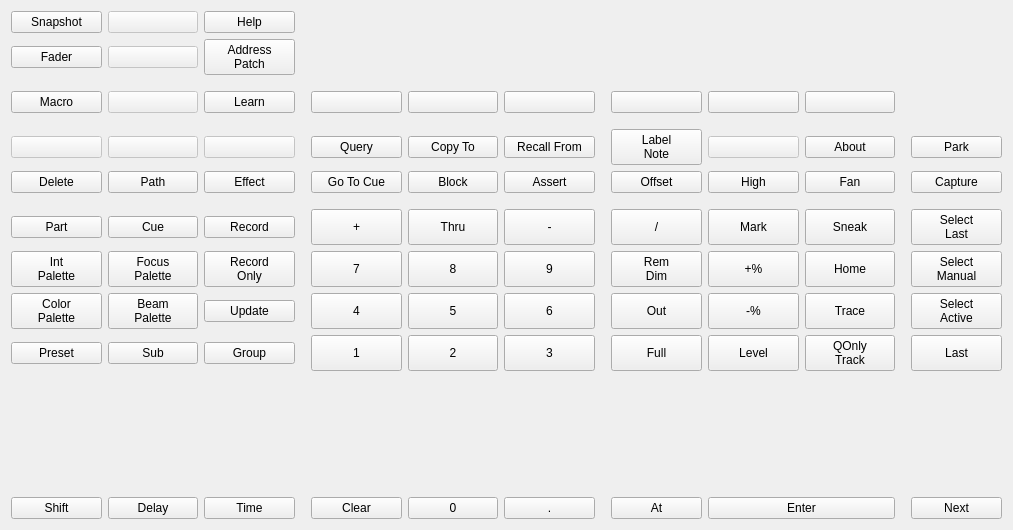
<?xml version="1.0" encoding="UTF-8"?>
<ui version="4.0">
 <class>EosKeypadForm</class>
 <widget class="QWidget" name="EosKeypadForm">
  <property name="geometry">
   <rect>
    <x>0</x>
    <y>0</y>
    <width>1013</width>
    <height>530</height>
   </rect>
  </property>
  <property name="windowTitle">
   <string>Form</string>
  </property>
  <layout class="QVBoxLayout" name="verticalLayout">
   <item>
    <layout class="QGridLayout" name="keypadLayout" rowstretch="1,1,0,1,0,1,1,0,1,1,1,1,1,0" columnstretch="1,1,1,0,1,1,1,0,1,1,1,0,1">
     <item row="2" column="0">
      <spacer name="verticalSpacer_3">
       <property name="orientation">
        <enum>Qt::Orientation::Vertical</enum>
       </property>
       <property name="sizeType">
        <enum>QSizePolicy::Policy::Fixed</enum>
       </property>
       <property name="sizeHint" stdset="0">
        <size>
         <width>0</width>
         <height>10</height>
        </size>
       </property>
      </spacer>
     </item>
     <item row="10" column="6">
      <widget class="QSquarePushButton" name="key6">
       <property name="sizePolicy">
        <sizepolicy hsizetype="Expanding" vsizetype="Minimum">
         <horstretch>0</horstretch>
         <verstretch>0</verstretch>
        </sizepolicy>
       </property>
       <property name="minimumSize">
        <size>
         <width>0</width>
         <height>0</height>
        </size>
       </property>
       <property name="text">
        <string>6</string>
       </property>
      </widget>
     </item>
     <item row="9" column="0">
      <widget class="QSquarePushButton" name="keyIntensityPalette">
       <property name="text">
        <string>Int
Palette</string>
       </property>
      </widget>
     </item>
     <item row="10" column="2">
      <widget class="QSquarePushButton" name="keyUpdate">
       <property name="text">
        <string>Update</string>
       </property>
      </widget>
     </item>
     <item row="6" column="2">
      <widget class="QSquarePushButton" name="keyEffect">
       <property name="text">
        <string>Effect</string>
       </property>
      </widget>
     </item>
     <item row="8" column="10">
      <widget class="QSquarePushButton" name="keySneak">
       <property name="sizePolicy">
        <sizepolicy hsizetype="Expanding" vsizetype="Minimum">
         <horstretch>0</horstretch>
         <verstretch>0</verstretch>
        </sizepolicy>
       </property>
       <property name="minimumSize">
        <size>
         <width>0</width>
         <height>0</height>
        </size>
       </property>
       <property name="statusTip">
        <string/>
       </property>
       <property name="text">
        <string>Sneak</string>
       </property>
      </widget>
     </item>
     <item row="13" column="12">
      <widget class="QSquarePushButton" name="keyNext">
       <property name="sizePolicy">
        <sizepolicy hsizetype="Expanding" vsizetype="Minimum">
         <horstretch>0</horstretch>
         <verstretch>0</verstretch>
        </sizepolicy>
       </property>
       <property name="text">
        <string>Next</string>
       </property>
      </widget>
     </item>
     <item row="10" column="1">
      <widget class="QSquarePushButton" name="keyBeamPalette">
       <property name="text">
        <string>Beam
Palette</string>
       </property>
      </widget>
     </item>
     <item row="11" column="12">
      <widget class="QSquarePushButton" name="keyLast">
       <property name="sizePolicy">
        <sizepolicy hsizetype="Expanding" vsizetype="Minimum">
         <horstretch>0</horstretch>
         <verstretch>0</verstretch>
        </sizepolicy>
       </property>
       <property name="text">
        <string>Last</string>
       </property>
      </widget>
     </item>
     <item row="8" column="11">
      <spacer name="horizontalSpacer">
       <property name="orientation">
        <enum>Qt::Orientation::Horizontal</enum>
       </property>
       <property name="sizeType">
        <enum>QSizePolicy::Policy::Fixed</enum>
       </property>
       <property name="sizeHint" stdset="0">
        <size>
         <width>10</width>
         <height>0</height>
        </size>
       </property>
      </spacer>
     </item>
     <item row="1" column="0">
      <widget class="QSquarePushButton" name="keyFader">
       <property name="text">
        <string>Fader</string>
       </property>
      </widget>
     </item>
     <item row="8" column="3">
      <spacer name="horizontalSpacer_3">
       <property name="orientation">
        <enum>Qt::Orientation::Horizontal</enum>
       </property>
       <property name="sizeType">
        <enum>QSizePolicy::Policy::Fixed</enum>
       </property>
       <property name="sizeHint" stdset="0">
        <size>
         <width>10</width>
         <height>0</height>
        </size>
       </property>
      </spacer>
     </item>
     <item row="9" column="12">
      <widget class="QSquarePushButton" name="keySelectManual">
       <property name="sizePolicy">
        <sizepolicy hsizetype="Expanding" vsizetype="Minimum">
         <horstretch>0</horstretch>
         <verstretch>0</verstretch>
        </sizepolicy>
       </property>
       <property name="text">
        <string>Select
Manual</string>
       </property>
      </widget>
     </item>
     <item row="5" column="1">
      <widget class="QSquarePushButton" name="keyBlank2">
       <property name="enabled">
        <bool>false</bool>
       </property>
       <property name="text">
        <string/>
       </property>
      </widget>
     </item>
     <item row="8" column="8">
      <widget class="QSquarePushButton" name="keySlash">
       <property name="sizePolicy">
        <sizepolicy hsizetype="Expanding" vsizetype="Minimum">
         <horstretch>0</horstretch>
         <verstretch>0</verstretch>
        </sizepolicy>
       </property>
       <property name="minimumSize">
        <size>
         <width>0</width>
         <height>0</height>
        </size>
       </property>
       <property name="text">
        <string>/</string>
       </property>
      </widget>
     </item>
     <item row="6" column="9">
      <widget class="QSquarePushButton" name="keyHigh">
       <property name="text">
        <string>High</string>
       </property>
      </widget>
     </item>
     <item row="9" column="6">
      <widget class="QSquarePushButton" name="key9">
       <property name="sizePolicy">
        <sizepolicy hsizetype="Expanding" vsizetype="Minimum">
         <horstretch>0</horstretch>
         <verstretch>0</verstretch>
        </sizepolicy>
       </property>
       <property name="minimumSize">
        <size>
         <width>0</width>
         <height>0</height>
        </size>
       </property>
       <property name="text">
        <string>9</string>
       </property>
      </widget>
     </item>
     <item row="13" column="9" colspan="2">
      <widget class="QPushButton" name="keyEnter">
       <property name="sizePolicy">
        <sizepolicy hsizetype="Expanding" vsizetype="Minimum">
         <horstretch>0</horstretch>
         <verstretch>0</verstretch>
        </sizepolicy>
       </property>
       <property name="minimumSize">
        <size>
         <width>0</width>
         <height>0</height>
        </size>
       </property>
       <property name="text">
        <string>Enter</string>
       </property>
      </widget>
     </item>
     <item row="5" column="10">
      <widget class="QSquarePushButton" name="keyAbout">
       <property name="text">
        <string>About</string>
       </property>
      </widget>
     </item>
     <item row="8" column="1">
      <widget class="QSquarePushButton" name="keyCue">
       <property name="text">
        <string>Cue</string>
       </property>
      </widget>
     </item>
     <item row="9" column="4">
      <widget class="QSquarePushButton" name="key7">
       <property name="sizePolicy">
        <sizepolicy hsizetype="Expanding" vsizetype="Minimum">
         <horstretch>0</horstretch>
         <verstretch>0</verstretch>
        </sizepolicy>
       </property>
       <property name="minimumSize">
        <size>
         <width>0</width>
         <height>0</height>
        </size>
       </property>
       <property name="text">
        <string>7</string>
       </property>
      </widget>
     </item>
     <item row="11" column="5">
      <widget class="QSquarePushButton" name="key2">
       <property name="sizePolicy">
        <sizepolicy hsizetype="Expanding" vsizetype="Minimum">
         <horstretch>0</horstretch>
         <verstretch>0</verstretch>
        </sizepolicy>
       </property>
       <property name="minimumSize">
        <size>
         <width>0</width>
         <height>0</height>
        </size>
       </property>
       <property name="text">
        <string>2</string>
       </property>
      </widget>
     </item>
     <item row="11" column="8">
      <widget class="QSquarePushButton" name="keyFull">
       <property name="sizePolicy">
        <sizepolicy hsizetype="Expanding" vsizetype="Minimum">
         <horstretch>0</horstretch>
         <verstretch>0</verstretch>
        </sizepolicy>
       </property>
       <property name="minimumSize">
        <size>
         <width>0</width>
         <height>0</height>
        </size>
       </property>
       <property name="text">
        <string>Full</string>
       </property>
      </widget>
     </item>
     <item row="11" column="4">
      <widget class="QSquarePushButton" name="key1">
       <property name="sizePolicy">
        <sizepolicy hsizetype="Expanding" vsizetype="Minimum">
         <horstretch>0</horstretch>
         <verstretch>0</verstretch>
        </sizepolicy>
       </property>
       <property name="minimumSize">
        <size>
         <width>0</width>
         <height>0</height>
        </size>
       </property>
       <property name="text">
        <string>1</string>
       </property>
      </widget>
     </item>
     <item row="5" column="12">
      <widget class="QSquarePushButton" name="keyPark">
       <property name="text">
        <string>Park</string>
       </property>
      </widget>
     </item>
     <item row="3" column="0">
      <widget class="QSquarePushButton" name="keyMacro">
       <property name="text">
        <string>Macro</string>
       </property>
      </widget>
     </item>
     <item row="13" column="8">
      <widget class="QSquarePushButton" name="keyAt">
       <property name="sizePolicy">
        <sizepolicy hsizetype="Expanding" vsizetype="Minimum">
         <horstretch>0</horstretch>
         <verstretch>0</verstretch>
        </sizepolicy>
       </property>
       <property name="minimumSize">
        <size>
         <width>0</width>
         <height>0</height>
        </size>
       </property>
       <property name="text">
        <string>At</string>
       </property>
      </widget>
     </item>
     <item row="11" column="2">
      <widget class="QSquarePushButton" name="keyGroup">
       <property name="text">
        <string>Group</string>
       </property>
      </widget>
     </item>
     <item row="13" column="1">
      <widget class="QSquarePushButton" name="keyDelay">
       <property name="text">
        <string>Delay</string>
       </property>
      </widget>
     </item>
     <item row="13" column="6">
      <widget class="QSquarePushButton" name="keyDecimal">
       <property name="sizePolicy">
        <sizepolicy hsizetype="Expanding" vsizetype="Minimum">
         <horstretch>0</horstretch>
         <verstretch>0</verstretch>
        </sizepolicy>
       </property>
       <property name="minimumSize">
        <size>
         <width>0</width>
         <height>0</height>
        </size>
       </property>
       <property name="text">
        <string>.</string>
       </property>
      </widget>
     </item>
     <item row="9" column="1">
      <widget class="QSquarePushButton" name="keyFocusPalette">
       <property name="text">
        <string>Focus
Palette</string>
       </property>
      </widget>
     </item>
     <item row="8" column="4">
      <widget class="QSquarePushButton" name="keyPlus">
       <property name="sizePolicy">
        <sizepolicy hsizetype="Expanding" vsizetype="Minimum">
         <horstretch>0</horstretch>
         <verstretch>0</verstretch>
        </sizepolicy>
       </property>
       <property name="minimumSize">
        <size>
         <width>0</width>
         <height>0</height>
        </size>
       </property>
       <property name="text">
        <string>+</string>
       </property>
      </widget>
     </item>
     <item row="6" column="12">
      <widget class="QSquarePushButton" name="keyCapture">
       <property name="text">
        <string>Capture</string>
       </property>
      </widget>
     </item>
     <item row="13" column="5">
      <widget class="QSquarePushButton" name="key0">
       <property name="sizePolicy">
        <sizepolicy hsizetype="Expanding" vsizetype="Minimum">
         <horstretch>0</horstretch>
         <verstretch>0</verstretch>
        </sizepolicy>
       </property>
       <property name="minimumSize">
        <size>
         <width>0</width>
         <height>0</height>
        </size>
       </property>
       <property name="text">
        <string>0</string>
       </property>
      </widget>
     </item>
     <item row="11" column="1">
      <widget class="QSquarePushButton" name="keySub">
       <property name="text">
        <string>Sub</string>
       </property>
      </widget>
     </item>
     <item row="6" column="10">
      <widget class="QSquarePushButton" name="keyFan">
       <property name="text">
        <string>Fan</string>
       </property>
      </widget>
     </item>
     <item row="10" column="8">
      <widget class="QSquarePushButton" name="keyOut">
       <property name="sizePolicy">
        <sizepolicy hsizetype="Expanding" vsizetype="Minimum">
         <horstretch>0</horstretch>
         <verstretch>0</verstretch>
        </sizepolicy>
       </property>
       <property name="minimumSize">
        <size>
         <width>0</width>
         <height>0</height>
        </size>
       </property>
       <property name="text">
        <string>Out</string>
       </property>
      </widget>
     </item>
     <item row="4" column="0">
      <spacer name="verticalSpacer">
       <property name="orientation">
        <enum>Qt::Orientation::Vertical</enum>
       </property>
       <property name="sizeType">
        <enum>QSizePolicy::Policy::Fixed</enum>
       </property>
       <property name="sizeHint" stdset="0">
        <size>
         <width>0</width>
         <height>10</height>
        </size>
       </property>
      </spacer>
     </item>
     <item row="3" column="1">
      <widget class="QSquarePushButton" name="keyBlank5">
       <property name="enabled">
        <bool>false</bool>
       </property>
       <property name="text">
        <string/>
       </property>
      </widget>
     </item>
     <item row="8" column="9">
      <widget class="QSquarePushButton" name="keyMark">
       <property name="sizePolicy">
        <sizepolicy hsizetype="Expanding" vsizetype="Minimum">
         <horstretch>0</horstretch>
         <verstretch>0</verstretch>
        </sizepolicy>
       </property>
       <property name="minimumSize">
        <size>
         <width>0</width>
         <height>0</height>
        </size>
       </property>
       <property name="text">
        <string>Mark</string>
       </property>
      </widget>
     </item>
     <item row="13" column="4">
      <widget class="QSquarePushButton" name="keyClear">
       <property name="sizePolicy">
        <sizepolicy hsizetype="Expanding" vsizetype="Minimum">
         <horstretch>0</horstretch>
         <verstretch>0</verstretch>
        </sizepolicy>
       </property>
       <property name="minimumSize">
        <size>
         <width>0</width>
         <height>0</height>
        </size>
       </property>
       <property name="text">
        <string>Clear</string>
       </property>
      </widget>
     </item>
     <item row="5" column="4">
      <widget class="QSquarePushButton" name="keyQuery">
       <property name="text">
        <string>Query</string>
       </property>
      </widget>
     </item>
     <item row="5" column="5">
      <widget class="QSquarePushButton" name="keyCopyTo">
       <property name="text">
        <string>Copy To</string>
       </property>
      </widget>
     </item>
     <item row="11" column="10">
      <widget class="QSquarePushButton" name="keyQOnly">
       <property name="sizePolicy">
        <sizepolicy hsizetype="Expanding" vsizetype="Minimum">
         <horstretch>0</horstretch>
         <verstretch>0</verstretch>
        </sizepolicy>
       </property>
       <property name="minimumSize">
        <size>
         <width>0</width>
         <height>0</height>
        </size>
       </property>
       <property name="text">
        <string>QOnly
Track</string>
       </property>
      </widget>
     </item>
     <item row="8" column="7">
      <spacer name="horizontalSpacer_2">
       <property name="orientation">
        <enum>Qt::Orientation::Horizontal</enum>
       </property>
       <property name="sizeType">
        <enum>QSizePolicy::Policy::Fixed</enum>
       </property>
       <property name="sizeHint" stdset="0">
        <size>
         <width>10</width>
         <height>0</height>
        </size>
       </property>
      </spacer>
     </item>
     <item row="6" column="6">
      <widget class="QSquarePushButton" name="keyAssert">
       <property name="text">
        <string>Assert</string>
       </property>
      </widget>
     </item>
     <item row="11" column="6">
      <widget class="QSquarePushButton" name="key3">
       <property name="sizePolicy">
        <sizepolicy hsizetype="Expanding" vsizetype="Minimum">
         <horstretch>0</horstretch>
         <verstretch>0</verstretch>
        </sizepolicy>
       </property>
       <property name="minimumSize">
        <size>
         <width>0</width>
         <height>0</height>
        </size>
       </property>
       <property name="text">
        <string>3</string>
       </property>
      </widget>
     </item>
     <item row="6" column="4">
      <widget class="QSquarePushButton" name="keyGoToCue">
       <property name="text">
        <string>Go To Cue</string>
       </property>
      </widget>
     </item>
     <item row="7" column="0">
      <spacer name="verticalSpacer_2">
       <property name="orientation">
        <enum>Qt::Orientation::Vertical</enum>
       </property>
       <property name="sizeType">
        <enum>QSizePolicy::Policy::Fixed</enum>
       </property>
       <property name="sizeHint" stdset="0">
        <size>
         <width>0</width>
         <height>10</height>
        </size>
       </property>
      </spacer>
     </item>
     <item row="9" column="10">
      <widget class="QSquarePushButton" name="keyHome">
       <property name="sizePolicy">
        <sizepolicy hsizetype="Expanding" vsizetype="Minimum">
         <horstretch>0</horstretch>
         <verstretch>0</verstretch>
        </sizepolicy>
       </property>
       <property name="minimumSize">
        <size>
         <width>0</width>
         <height>0</height>
        </size>
       </property>
       <property name="text">
        <string>Home</string>
       </property>
      </widget>
     </item>
     <item row="10" column="10">
      <widget class="QSquarePushButton" name="keyTrace">
       <property name="sizePolicy">
        <sizepolicy hsizetype="Expanding" vsizetype="Minimum">
         <horstretch>0</horstretch>
         <verstretch>0</verstretch>
        </sizepolicy>
       </property>
       <property name="minimumSize">
        <size>
         <width>0</width>
         <height>0</height>
        </size>
       </property>
       <property name="text">
        <string>Trace</string>
       </property>
      </widget>
     </item>
     <item row="5" column="0">
      <widget class="QSquarePushButton" name="keyBlank1">
       <property name="enabled">
        <bool>false</bool>
       </property>
       <property name="text">
        <string/>
       </property>
      </widget>
     </item>
     <item row="5" column="8">
      <widget class="QSquarePushButton" name="keyLabelNote">
       <property name="text">
        <string>Label
Note</string>
       </property>
      </widget>
     </item>
     <item row="1" column="1">
      <widget class="QSquarePushButton" name="keyBlank6">
       <property name="enabled">
        <bool>false</bool>
       </property>
       <property name="text">
        <string/>
       </property>
      </widget>
     </item>
     <item row="5" column="9">
      <widget class="QSquarePushButton" name="keyBlank4">
       <property name="enabled">
        <bool>false</bool>
       </property>
       <property name="text">
        <string/>
       </property>
      </widget>
     </item>
     <item row="10" column="0">
      <widget class="QSquarePushButton" name="keyColorPalette">
       <property name="text">
        <string>Color
Palette</string>
       </property>
      </widget>
     </item>
     <item row="6" column="1">
      <widget class="QSquarePushButton" name="keyPath">
       <property name="text">
        <string>Path</string>
       </property>
      </widget>
     </item>
     <item row="5" column="2">
      <widget class="QSquarePushButton" name="keyBlank3">
       <property name="enabled">
        <bool>false</bool>
       </property>
       <property name="text">
        <string/>
       </property>
      </widget>
     </item>
     <item row="9" column="2">
      <widget class="QSquarePushButton" name="keyRecordOnly">
       <property name="text">
        <string>Record
Only</string>
       </property>
      </widget>
     </item>
     <item row="9" column="8">
      <widget class="QSquarePushButton" name="keyRemDim">
       <property name="sizePolicy">
        <sizepolicy hsizetype="Expanding" vsizetype="Minimum">
         <horstretch>0</horstretch>
         <verstretch>0</verstretch>
        </sizepolicy>
       </property>
       <property name="minimumSize">
        <size>
         <width>0</width>
         <height>0</height>
        </size>
       </property>
       <property name="text">
        <string>Rem
Dim</string>
       </property>
      </widget>
     </item>
     <item row="13" column="0">
      <widget class="QSquarePushButton" name="keyShift">
       <property name="text">
        <string>Shift</string>
       </property>
      </widget>
     </item>
     <item row="10" column="4">
      <widget class="QSquarePushButton" name="key4">
       <property name="sizePolicy">
        <sizepolicy hsizetype="Expanding" vsizetype="Minimum">
         <horstretch>0</horstretch>
         <verstretch>0</verstretch>
        </sizepolicy>
       </property>
       <property name="minimumSize">
        <size>
         <width>0</width>
         <height>0</height>
        </size>
       </property>
       <property name="text">
        <string>4</string>
       </property>
      </widget>
     </item>
     <item row="10" column="9">
      <widget class="QSquarePushButton" name="keyPercentMinus">
       <property name="sizePolicy">
        <sizepolicy hsizetype="Expanding" vsizetype="Minimum">
         <horstretch>0</horstretch>
         <verstretch>0</verstretch>
        </sizepolicy>
       </property>
       <property name="minimumSize">
        <size>
         <width>0</width>
         <height>0</height>
        </size>
       </property>
       <property name="text">
        <string>-%</string>
       </property>
      </widget>
     </item>
     <item row="9" column="9">
      <widget class="QSquarePushButton" name="keyPercentPlus">
       <property name="sizePolicy">
        <sizepolicy hsizetype="Expanding" vsizetype="Minimum">
         <horstretch>0</horstretch>
         <verstretch>0</verstretch>
        </sizepolicy>
       </property>
       <property name="minimumSize">
        <size>
         <width>0</width>
         <height>0</height>
        </size>
       </property>
       <property name="text">
        <string>+%</string>
       </property>
      </widget>
     </item>
     <item row="5" column="6">
      <widget class="QSquarePushButton" name="keyRecallFrom">
       <property name="text">
        <string>Recall From</string>
       </property>
      </widget>
     </item>
     <item row="10" column="12">
      <widget class="QSquarePushButton" name="keySelectActive">
       <property name="sizePolicy">
        <sizepolicy hsizetype="Expanding" vsizetype="Minimum">
         <horstretch>0</horstretch>
         <verstretch>0</verstretch>
        </sizepolicy>
       </property>
       <property name="text">
        <string>Select
Active</string>
       </property>
      </widget>
     </item>
     <item row="10" column="5">
      <widget class="QSquarePushButton" name="key5">
       <property name="sizePolicy">
        <sizepolicy hsizetype="Expanding" vsizetype="Minimum">
         <horstretch>0</horstretch>
         <verstretch>0</verstretch>
        </sizepolicy>
       </property>
       <property name="minimumSize">
        <size>
         <width>0</width>
         <height>0</height>
        </size>
       </property>
       <property name="text">
        <string>5</string>
       </property>
      </widget>
     </item>
     <item row="9" column="5">
      <widget class="QSquarePushButton" name="key8">
       <property name="sizePolicy">
        <sizepolicy hsizetype="Expanding" vsizetype="Minimum">
         <horstretch>0</horstretch>
         <verstretch>0</verstretch>
        </sizepolicy>
       </property>
       <property name="minimumSize">
        <size>
         <width>0</width>
         <height>0</height>
        </size>
       </property>
       <property name="text">
        <string>8</string>
       </property>
      </widget>
     </item>
     <item row="11" column="0">
      <widget class="QSquarePushButton" name="keyPreset">
       <property name="text">
        <string>Preset</string>
       </property>
      </widget>
     </item>
     <item row="6" column="5">
      <widget class="QSquarePushButton" name="keyBlock">
       <property name="text">
        <string>Block</string>
       </property>
      </widget>
     </item>
     <item row="8" column="6">
      <widget class="QSquarePushButton" name="keyMinus">
       <property name="sizePolicy">
        <sizepolicy hsizetype="Expanding" vsizetype="Minimum">
         <horstretch>0</horstretch>
         <verstretch>0</verstretch>
        </sizepolicy>
       </property>
       <property name="minimumSize">
        <size>
         <width>0</width>
         <height>0</height>
        </size>
       </property>
       <property name="text">
        <string>-</string>
       </property>
      </widget>
     </item>
     <item row="6" column="8">
      <widget class="QSquarePushButton" name="keyOffset">
       <property name="text">
        <string>Offset</string>
       </property>
      </widget>
     </item>
     <item row="8" column="0">
      <widget class="QSquarePushButton" name="keyPart">
       <property name="text">
        <string>Part</string>
       </property>
      </widget>
     </item>
     <item row="1" column="2">
      <widget class="QSquarePushButton" name="keyAddress">
       <property name="text">
        <string>Address
Patch</string>
       </property>
      </widget>
     </item>
     <item row="13" column="2">
      <widget class="QSquarePushButton" name="keyTime">
       <property name="text">
        <string>Time</string>
       </property>
      </widget>
     </item>
     <item row="8" column="5">
      <widget class="QSquarePushButton" name="keyThru">
       <property name="sizePolicy">
        <sizepolicy hsizetype="Expanding" vsizetype="Minimum">
         <horstretch>0</horstretch>
         <verstretch>0</verstretch>
        </sizepolicy>
       </property>
       <property name="minimumSize">
        <size>
         <width>0</width>
         <height>0</height>
        </size>
       </property>
       <property name="text">
        <string>Thru</string>
       </property>
      </widget>
     </item>
     <item row="11" column="9">
      <widget class="QSquarePushButton" name="keyLevel">
       <property name="sizePolicy">
        <sizepolicy hsizetype="Expanding" vsizetype="Minimum">
         <horstretch>0</horstretch>
         <verstretch>0</verstretch>
        </sizepolicy>
       </property>
       <property name="minimumSize">
        <size>
         <width>0</width>
         <height>0</height>
        </size>
       </property>
       <property name="text">
        <string>Level</string>
       </property>
      </widget>
     </item>
     <item row="8" column="2">
      <widget class="QSquarePushButton" name="keyRecord">
       <property name="text">
        <string>Record</string>
       </property>
      </widget>
     </item>
     <item row="8" column="12">
      <widget class="QSquarePushButton" name="keySelectLast">
       <property name="sizePolicy">
        <sizepolicy hsizetype="Expanding" vsizetype="Minimum">
         <horstretch>0</horstretch>
         <verstretch>0</verstretch>
        </sizepolicy>
       </property>
       <property name="minimumSize">
        <size>
         <width>0</width>
         <height>0</height>
        </size>
       </property>
       <property name="text">
        <string>Select
Last</string>
       </property>
      </widget>
     </item>
     <item row="3" column="2">
      <widget class="QSquarePushButton" name="keyLearn">
       <property name="text">
        <string>Learn</string>
       </property>
      </widget>
     </item>
     <item row="6" column="0">
      <widget class="QSquarePushButton" name="keyDelete">
       <property name="text">
        <string>Delete</string>
       </property>
      </widget>
     </item>
     <item row="0" column="0">
      <widget class="QSquarePushButton" name="keySnapshot">
       <property name="text">
        <string>Snapshot</string>
       </property>
      </widget>
     </item>
     <item row="0" column="1">
      <widget class="QSquarePushButton" name="keyBlank7">
       <property name="enabled">
        <bool>false</bool>
       </property>
       <property name="text">
        <string/>
       </property>
      </widget>
     </item>
     <item row="0" column="2">
      <widget class="QSquarePushButton" name="keyHelp">
       <property name="text">
        <string>Help</string>
       </property>
      </widget>
     </item>
     <item row="3" column="4">
      <widget class="QSquarePushButton" name="keySoft1">
       <property name="text">
        <string/>
       </property>
      </widget>
     </item>
     <item row="3" column="5">
      <widget class="QSquarePushButton" name="keySoft2">
       <property name="text">
        <string/>
       </property>
      </widget>
     </item>
     <item row="3" column="6">
      <widget class="QSquarePushButton" name="keySoft3">
       <property name="text">
        <string/>
       </property>
      </widget>
     </item>
     <item row="3" column="8">
      <widget class="QSquarePushButton" name="keySoft4">
       <property name="text">
        <string/>
       </property>
      </widget>
     </item>
     <item row="3" column="9">
      <widget class="QSquarePushButton" name="keySoft5">
       <property name="text">
        <string/>
       </property>
      </widget>
     </item>
     <item row="3" column="10">
      <widget class="QSquarePushButton" name="keySoft6">
       <property name="text">
        <string/>
       </property>
      </widget>
     </item>
    </layout>
   </item>
  </layout>
 </widget>
 <customwidgets>
  <customwidget>
   <class>QSquarePushButton</class>
   <extends>QPushButton</extends>
   <header location="global">qsquarepushbutton.h</header>
  </customwidget>
 </customwidgets>
 <resources/>
 <connections/>
</ui>
